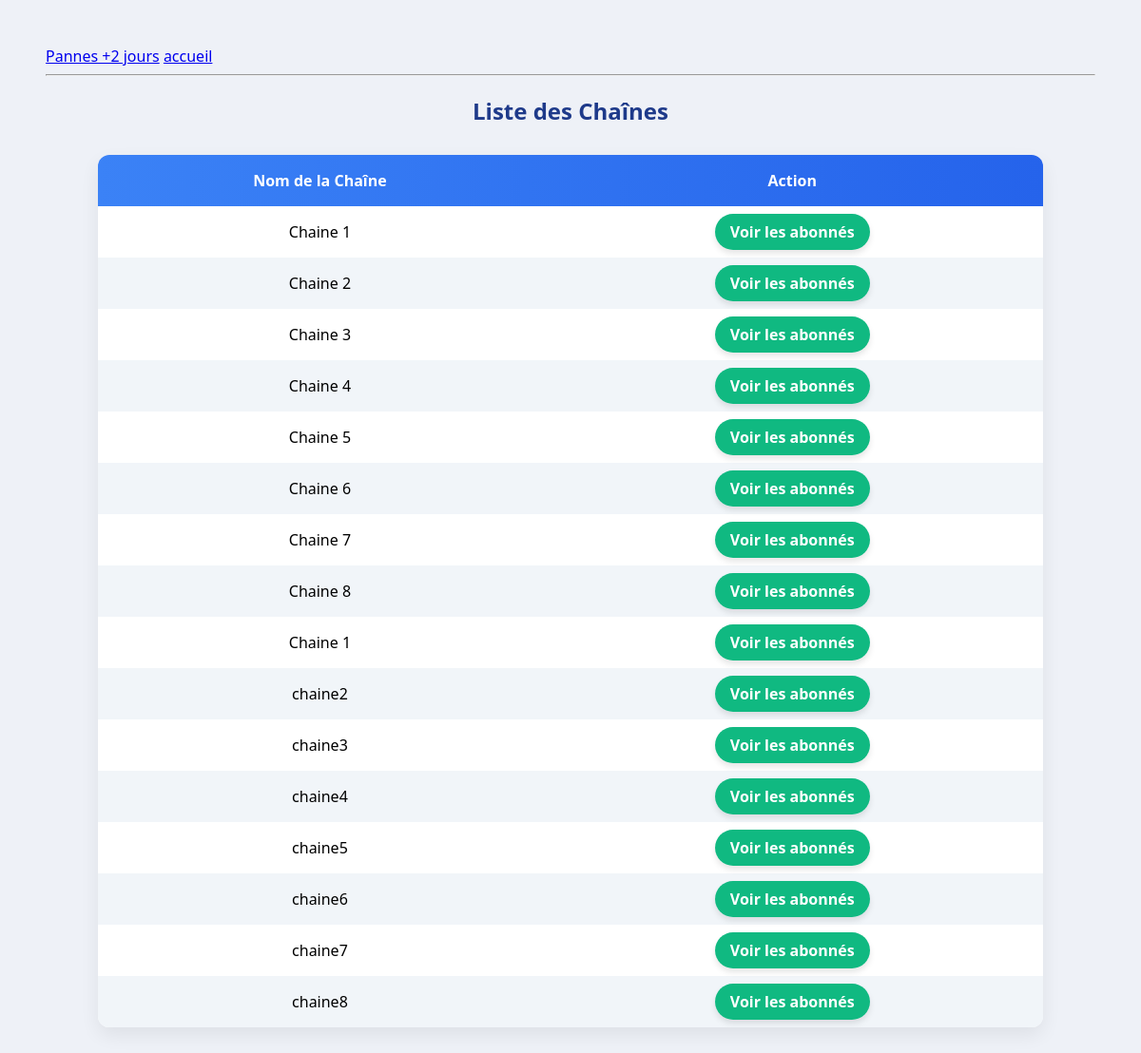
The page /chaines/ on the database its author committed.
### airponFtth/models.py (models this page shows, shortened)
class Chaine(models.Model):
    hub = models.ForeignKey(Hub, on_delete=models.CASCADE, related_name='chaines')
    nom = models.CharField(max_length=100)

### airponFtth/views.py (the view)
# urls.py: path('chaines/', views.liste_chaines, name='liste_chaines'),
def liste_chaines(request):
    chaines = Chaine.objects.all()
    return render(request, 'liste_chaines.html', {'chaines': chaines})

### airponFtth/templates/liste_chaines.html (shortened to what this page needs)
{% extends 'base.html' %}
{% block content %}
<!DOCTYPE html>
<html lang="fr">
<head>
</head>
<body>
    <h2>Liste des Chaînes</h2>
    <table>
        <thead>
            <tr>
                <th>Nom de la Chaîne</th>
                <th>Action</th>
            </tr>
        </thead>
        <tbody>
            {% for chaine in chaines %}
            <tr>
                <td>{{ chaine.nom }}</td>
                <td>
                    <a href="{% url 'abonnes_par_chaine' chaine_id=chaine.id %}" class="btn-link">
                        Voir les abonnés
                    </a>
                </td>
            </tr>
            {% empty %}
            <tr>
                <td colspan="2">Aucune chaîne disponible</td>
            </tr>
            {% endfor %}
        </tbody>
    </table>
</body>
</html>
{% endblock %}

### airponFtth/templates/liste_chaines.html (style rules this page uses)
body { font-family: 'Segoe UI', Tahoma, Geneva, Verdana, sans-serif; background-color: #eef1f7; padding: 40px; }
h2 { text-align: center; color: #1e3a8a; margin-bottom: 30px; }
table { width: 90%; margin: auto; border-collapse: collapse; background-color: #ffffff; border-radius: 12px; overflow: hidden; box-shadow: 0 8px 20px rgba(0, 0, 0, 0.07); }
thead { background: linear-gradient(to right, #3b82f6, #2563eb); color: white; }
th, td { padding: 16px; text-align: center; font-size: 16px; }
tbody tr:nth-child(even) { background-color: #f1f5f9; }
.btn-link { padding: 8px 16px; background-color: #10b981; color: white; border: none; border-radius: 30px; text-decoration: none; font-weight: bold; box-shadow: 0 4px 6px rgba(0, 0, 0, 0.1); transition: background-color 0.3s, transform 0.2s; }

### rows shown on the page
Chaine: nom "Chaine 1"
Chaine: nom "Chaine 2"
Chaine: nom "Chaine 3"
Chaine: nom "Chaine 4"
Chaine: nom "Chaine 5"
Chaine: nom "Chaine 6"
Chaine: nom "Chaine 7"
Chaine: nom "Chaine 8"
Chaine: nom "Chaine 1"
Chaine: nom "chaine2"
Chaine: nom "chaine3"
Chaine: nom "chaine4"
Chaine: nom "chaine5"
Chaine: nom "chaine6"
Chaine: nom "chaine7"
Chaine: nom "chaine8"
